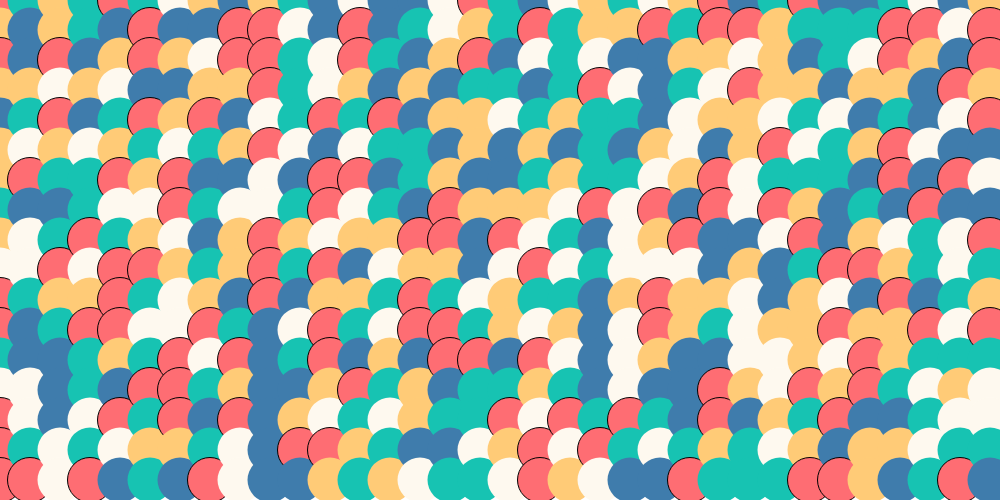
Frame 1 (no input)
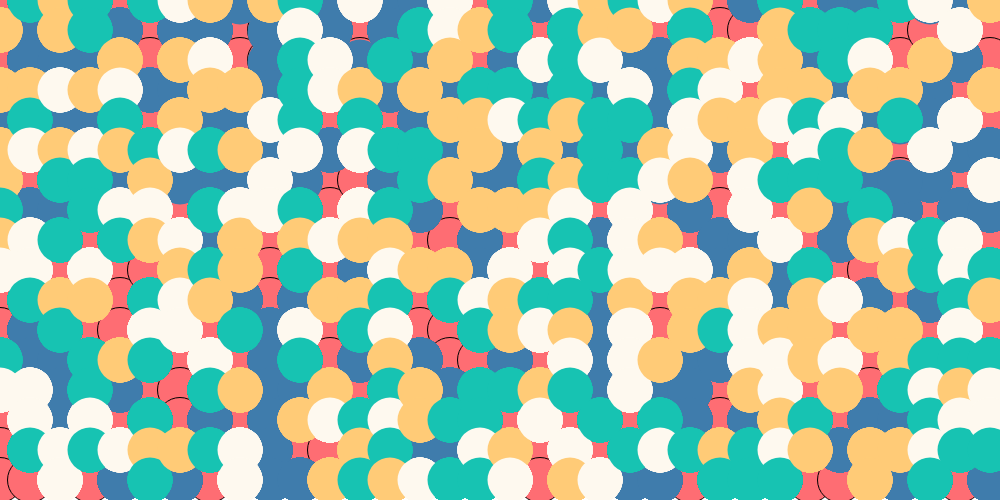
Frame 60 (no input)
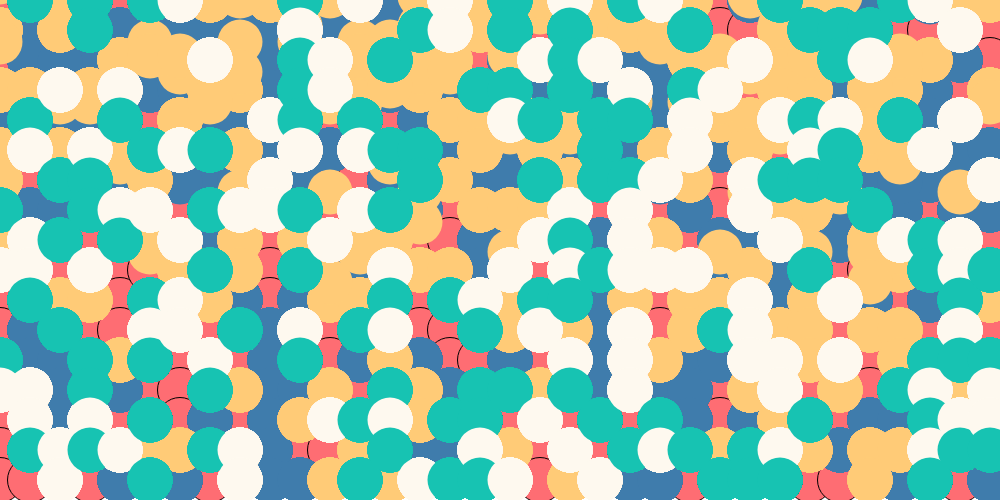
Frame 120 (the mouse pressed at the canvas centre since frame 60)

The p5.js sketch that drew these frames (run headless with seeded random() and noise() and a simulated clock; from frame 60 on, the mouse is pressed at the canvas centre):

// p5.js sketch
// ── sketch.js
var rcolors =["#17c3b2","#ffcb77","#fef9ef","#fe6d73","#3f7cac"];
var inc = 30;
var circleList = [];

function setup() {
  createCanvas(1000,500);
  for (let x=0;x<width;x+=inc)
  {
    for (let y=0;y<height;y+=inc){
      var cType = random([0,1,2,3,4]);
      circleList.push(new GoodCircle(x,y,45,rcolors[cType],cType,10));
    }
  }

}

function draw() {
  // background(0,5);

  for (let i=0;i<circleList.length;i++){
    circleList[i].show();
    circleList[i].move();
  }


}

// ── goodcircle.js
class GoodCircle{
    constructor(x,y,r,color,tn,scalar=3)
    {
        this.x = x;
        this.y =y;
        this.myColor = color;
        this.r = r;
        this.tn=tn;
        this.counter = 0;
        this.scalar = scalar;


    }
    show(){
        fill(this.myColor);
        noStroke();
        if (this.tn==3){
            stroke(0);
        }
        circle(this.x,this.y,this.r)
        this.counter++;
    }

    move(){
        if (this.tn == 0)
        {
            if (this.counter>200 && this.counter<300)
            {

                this.x = this.x + map(noise(.01*this.counter+this.y*1000),0,1,-this.scalar,this.scalar);
                this.y = this.y + map(noise(.01*this.counter+this.x*1000),0,1,0,this.scalar);
            }
            else if (this.counter>350){
                this.y= this.y + 3* (this.counter-350);
                this.r = this.r*.98;

            }
            
            
        }
        else if (this.tn == 1){
            if (this.counter>100)
            {
                this.y= this.y + 2* (this.counter-200);
            }
        }
        else if( this.tn==2){
            if (this.counter>150)
            {
                this.y= this.y + 2* (this.counter-200);
            }
        }
        else if (this.tn == 3)
        {
            // this.r = this.r*.99;
            // if (this.r < 15){
                this.r=0;
            // } 


            
        }
        else if(this.tn==4){
            if (this.counter>50)
            {
                this.y= this.y + 2* (this.counter-200);
            }
        }


        if(this.x < 0){
            this.scalar=0;
        }
        if(this.y < 0){
            this.scalar=0;
        }
        if (this.y>height){
            this.y = this.y-height;
            this.scalar = this.scalar/2;
        }
    }
    

}
